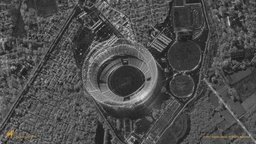
#> input picture assets/sar_1.jpg, 256 x 144 px, shrunk from 960 x 540 before the run
$ jupyter execute lab2.ipynb
#> lines starting #> are read from the running program, lines starting #| are printed output that depends on the picture
[cell 1]
import numpy as np
import cv2
import matplotlib.pyplot as plt
import copy
import math
from skimage.metrics import structural_similarity, mean_squared_error

Загрузка и отображение исходного изображения

[cell 2]
image = cv2.imread('assets/sar_1.jpg')
#> image is the input picture: shape (144, 256, 3); mean B, G, R 77.7, 77.9, 78
image_gray = cv2.cvtColor(image, cv2.COLOR_BGR2GRAY)

plt.figure(figsize=(8, 6))
plt.imshow(image_gray, cmap="gray")
plt.title('Исходное изображение')
plt.axis('off')
plt.show()

print(f"Размер изображения: {image_gray.shape}")
#| Размер изображения: (144, 256)

Генерация гауссовского шума

[cell 3]
mean = 0
stddev = 100
noise_gauss = np.zeros(image_gray.shape, np.uint8)
cv2.randn(noise_gauss, mean, stddev)
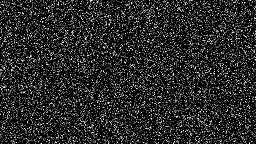
#> noise_gauss: shape (144, 256); min 0, max 255, mean 40.1

plt.figure(figsize=(8, 6))
plt.imshow(noise_gauss, cmap="gray")
plt.title('Гауссовский шум')
plt.axis('off')
plt.show()

Генерация шума "соль и перец"

[cell 4]
noise = np.random.randint(0, 101, size=(image_gray.shape[0], image_gray.shape[1]), dtype=int)
zeros_pixel = np.where(noise == 0)
ones_pixel = np.where(noise == 100)

bg_image = np.ones(image_gray.shape, np.uint8) * 128
bg_image[zeros_pixel] = 0
bg_image[ones_pixel] = 255

plt.figure(figsize=(8, 6))
plt.imshow(bg_image, cmap="gray")
plt.title('Шум "соль и перец"')
plt.axis('off')
plt.show()
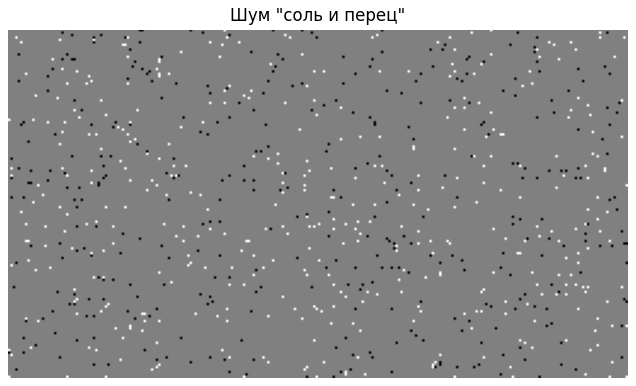
#> figure drawn by matplotlib, 1 panel

Применение гауссовского шума к изображению

[cell 5]
image_noise_gauss = cv2.add(image_gray, noise_gauss)
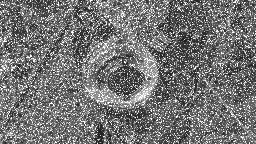
#> image_noise_gauss: shape (144, 256); min 24, max 255, mean 116.3

plt.figure(figsize=(8, 6))
plt.imshow(image_noise_gauss, cmap="gray")
plt.title('Изображение с гауссовским шумом')
plt.axis('off')
plt.show()

Расчет метрик для гауссовского шума

[cell 6]
mse_gauss = mean_squared_error(image_gray, image_noise_gauss)
#> mse_gauss = 4295.4
(ssim, diff) = structural_similarity(image_gray, image_noise_gauss, full=True)
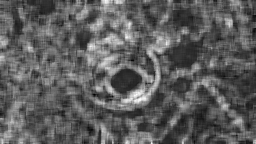
#> diff: shape (144, 256) float64; min -0.137, max 0.796, mean 0.206; drawn with min black and max white
#> ssim = 0.207
print(f"Гауссовский шум: MSE = {mse_gauss:.4f}, SSIM = {ssim:.4f}")
#| Гауссовский шум: MSE = 4295.3743, SSIM = 0.2074

Применение шума "соль и перец" к изображению

[cell 7]
image_sp = copy.deepcopy(image_gray)
image_sp[zeros_pixel] = 0
image_sp[ones_pixel] = 255
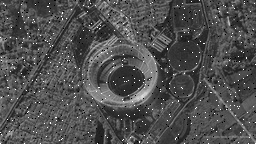
#> image_sp: shape (144, 256); min 0, max 255, mean 79.2

plt.figure(figsize=(8, 6))
plt.imshow(image_sp, cmap="gray")
plt.title('Изображение с шумом "соль и перец"')
plt.axis('off')
plt.show()

Расчет метрик для шума "соль и перец"

[cell 8]
mse_sp = mean_squared_error(image_gray, image_sp)
#> mse_sp = 441
(ssim_sp, diff) = structural_similarity(image_gray, image_sp, full=True)
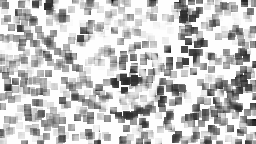
#> diff: shape (144, 256) float64; min -0.183, max 1, mean 0.724; drawn with min black and max white
#> ssim_sp = 0.724
print(f"Шум соль и перец: MSE = {mse_sp:.4f}, SSIM = {ssim_sp:.4f}")
#| Шум соль и перец: MSE = 441.0480, SSIM = 0.7244

Применение фильтра Гаусса

[cell 9]
image_gauss_gauss = cv2.GaussianBlur(image_noise_gauss, (5,5), 0)
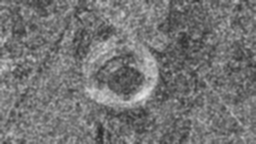
#> image_gauss_gauss: shape (144, 256); min 39, max 232, mean 116.3

plt.figure(figsize=(8, 6))
plt.imshow(image_gauss_gauss, cmap="gray")
plt.title('Фильтр Гаусса 5x5')
plt.axis('off')
plt.show()

mse_gauss_gauss = mean_squared_error(image_gray, image_gauss_gauss)
#> mse_gauss_gauss = 1860.7
ssim_gauss_gauss = structural_similarity(image_gray, image_gauss_gauss)
#> ssim_gauss_gauss = 0.45
print(f"Фильтр Гаусса: MSE = {mse_gauss_gauss:.4f}, SSIM = {ssim_gauss_gauss:.4f}")
#| Фильтр Гаусса: MSE = 1860.6848, SSIM = 0.4503

Применение билатерального фильтра

[cell 10]
image_gauss_bilat = cv2.bilateralFilter(image_noise_gauss, 9, 75, 75)
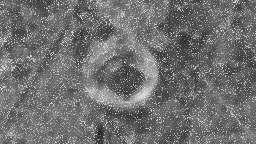
#> image_gauss_bilat: shape (144, 256); min 43, max 222, mean 111.6

plt.figure(figsize=(8, 6))
plt.imshow(image_gauss_bilat, cmap="gray")
plt.title('Билатеральный фильтр')
plt.axis('off')
plt.show()

mse_bilat = mean_squared_error(image_gray, image_gauss_bilat)
#> mse_bilat = 1916.1
ssim_bilat = structural_similarity(image_gray, image_gauss_bilat)
#> ssim_bilat = 0.315
print(f"Билатеральный фильтр: MSE = {mse_bilat:.4f}, SSIM = {ssim_bilat:.4f}")
#| Билатеральный фильтр: MSE = 1916.1078, SSIM = 0.3152

Применение NLM фильтра

[cell 11]
image_gauss_nlm = cv2.fastNlMeansDenoising(image_noise_gauss, h=20)

plt.figure(figsize=(8, 6))
plt.imshow(image_gauss_nlm, cmap="gray")
plt.title('Фильтр средних (h=20)')
plt.axis('off')
plt.show()

mse_nlm = mean_squared_error(image_gray, image_gauss_nlm)
#> mse_nlm = 4293.6
ssim_nlm = structural_similarity(image_gray, image_gauss_nlm)
#> ssim_nlm = 0.207
print(f"NLM h=20: MSE = {mse_nlm:.4f}, SSIM = {ssim_nlm:.4f}")
#| NLM h=20: MSE = 4293.6252, SSIM = 0.2075

Геометрический фильтр

[cell 12]
def geom(a):
    sum_log = 0
    for i in range(a.shape[0]):
        sum_log_row = 0
        for j in range(a.shape[1]):
            sum_log_row += math.log(a[i,j] + 1e-8)
        mean_log_row = sum_log_row / a.shape[1]
        sum_log += mean_log_row
    return math.exp(sum_log / a.shape[0])

def proc(img, filter):
    img_res = copy.deepcopy(img)
    for i in range(0, img.shape[0] - 2):
        for j in range(0, img.shape[1] - 2):
            img_res[i+1, j+1] = filter(img[i:i+3, j:j+3])
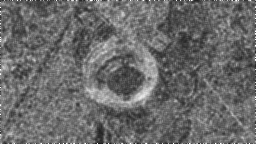
#> img_res: shape (144, 256); min 28, max 255, mean 105.6
    return img_res

res = proc(image_noise_gauss, geom)

plt.figure(11)
plt.imshow(res, cmap="gray")
plt.title('Геометрический фильтр')
plt.show()

mse_geom = mean_squared_error(image_gray, res)
ssim_geom = structural_similarity(image_gray, res)
print(f"Геометрический фильтр: MSE = {mse_geom:.4f}, SSIM = {ssim_geom:.4f}")
#| Геометрический фильтр: MSE = 1201.3408, SSIM = 0.4967

Лапласиан фильтр

[cell 13]
kernel_lapl = np.array([[0,-10,0], [-10,40,-10], [0,-10,0]], np.float32)
image_lapl = cv2.filter2D(image_gray, -1, kernel_lapl)
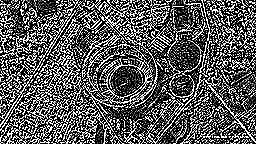
#> image_lapl: shape (144, 256); min 0, max 255, mean 91.2

plt.figure(figsize=(8, 6))
plt.imshow(image_lapl, cmap="gray")
plt.title('Laplacian фильтр')
plt.axis('off')
plt.show()

Сравнение всех фильтров

[cell 14]
print("СРАВНЕНИЕ ФИЛЬТРАЦИЙ ШУМА:")
results = [
    ("Исходный шум", mse_gauss, ssim),
    ("Фильтр Гаусса 5x5", mse_gauss_gauss, ssim_gauss_gauss),
    ("Билатеральный фильтр", mse_bilat, ssim_bilat),
    ("NLM h=20", mse_nlm, ssim_nlm),
    ("Геометрический фильтр", mse_geom, ssim_geom)
]

print("\nРезультаты всех фильтров:")
for name, mse, ssim_val in results:
    print(f"{name}: MSE = {mse:.4f}, SSIM = {ssim_val:.4f}")
#> this loop made 5 passes
#> (name, mse, ssim_val) on passes 1 to 5: ('Исходный шум', 4295.4, 0.207), ('Фильтр Гаусса 5x5', 1860.7, 0.45), ('Билатеральный фильтр', 1916.1, 0.315), ('NLM h=20', 4293.6, 0.207), ('Геометрический фильтр', 1201.3, 0.497)
#| Исходный шум: MSE = 4295.3743, SSIM = 0.2074
#| Фильтр Гаусса 5x5: MSE = 1860.6848, SSIM = 0.4503
#| Билатеральный фильтр: MSE = 1916.1078, SSIM = 0.3152
#| NLM h=20: MSE = 4293.6252, SSIM = 0.2075
#| Геометрический фильтр: MSE = 1201.3408, SSIM = 0.4967

results_sorted_ssim = sorted(results, key=lambda x: x[2], reverse=True)
results_sorted_mse = sorted(results, key=lambda x: x[1])

best_filter_ssim = results_sorted_ssim[0]
best_filter_mse = results_sorted_mse[0]

print(f"\nЛУЧШИЙ ФИЛЬТР ПО SSIM: {best_filter_ssim[0]} (SSIM = {best_filter_ssim[2]:.4f})")
#| ЛУЧШИЙ ФИЛЬТР ПО SSIM: Геометрический фильтр (SSIM = 0.4967)
print(f"ЛУЧШИЙ ФИЛЬТР ПО MSE: {best_filter_mse[0]} (MSE = {best_filter_mse[1]:.4f})")
#| ЛУЧШИЙ ФИЛЬТР ПО MSE: Геометрический фильтр (MSE = 1201.3408)

$ run again, with assets/sar_3.jpg copied over assets/sar_1.jpg
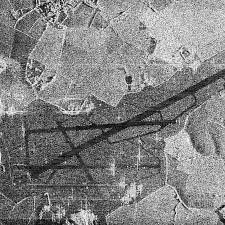
#> input picture assets/sar_3.jpg, 225 x 225 px
#> image is the input picture: shape (225, 225, 3); min 0, max 255, mean 130.6
#| Размер изображения: (225, 225)
#> mse_gauss = 3048.6
#> ssim = 0.479
#| Гауссовский шум: MSE = 3048.5541, SSIM = 0.4791
#> mse_sp = 379
#> ssim_sp = 0.857
#| Шум соль и перец: MSE = 379.0302, SSIM = 0.8574
#> mse_gauss_gauss = 1981.4
#> ssim_gauss_gauss = 0.346
#| Фильтр Гаусса: MSE = 1981.3541, SSIM = 0.3464
#> `image_gauss_bilat = cv2.bilateralFilter(image_noise_gauss, 9, 75, 75)`:
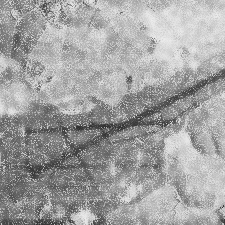
#> image_gauss_bilat: shape (225, 225); min 44, max 237, mean 161.9
#> mse_bilat = 1822.4
#> ssim_bilat = 0.478
#| Билатеральный фильтр: MSE = 1822.3624, SSIM = 0.4778
#> mse_nlm = 3003.7
#> ssim_nlm = 0.481
#| NLM h=20: MSE = 3003.7258, SSIM = 0.4815
#| Геометрический фильтр: MSE = 1604.6035, SSIM = 0.3277
#> `image_lapl = cv2.filter2D(image_gray, -1, kernel_lapl)`:
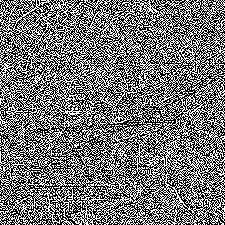
#> image_lapl: shape (225, 225); min 0, max 255, mean 117.8
#> the loop `for name, mse, ssim_val in results:` made 5 passes
#> (name, mse, ssim_val) on passes 1 to 5: ('Исходный шум', 3048.6, 0.479), ('Фильтр Гаусса 5x5', 1981.4, 0.346), ('Билатеральный фильтр', 1822.4, 0.478), ('NLM h=20', 3003.7, 0.481), ('Геометрический фильтр', 1604.6, 0.328)
#> (printed output is left out)
#| ЛУЧШИЙ ФИЛЬТР ПО SSIM: NLM h=20 (SSIM = 0.4815)
#| ЛУЧШИЙ ФИЛЬТР ПО MSE: Геометрический фильтр (MSE = 1604.6035)

$ run again, with assets/img.jpg copied over assets/sar_1.jpg
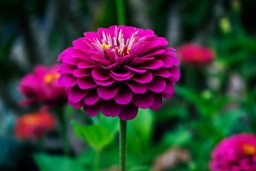
#> input picture assets/img.jpg, 256 x 171 px, shrunk from 6000 x 4000 before the run
#> image is the input picture: shape (171, 256, 3); mean B, G, R 54, 54.2, 59.7
#| Размер изображения: (171, 256)
#> mse_gauss = 4514.3
#> ssim = 0.113
#| Гауссовский шум: MSE = 4514.2958, SSIM = 0.1129
#> mse_sp = 490.2
#> ssim_sp = 0.65
#| Шум соль и перец: MSE = 490.1723, SSIM = 0.6500
#> mse_gauss_gauss = 1773.4
#> ssim_gauss_gauss = 0.465
#| Фильтр Гаусса: MSE = 1773.3523, SSIM = 0.4648
#> mse_bilat = 1866.4
#> ssim_bilat = 0.271
#| Билатеральный фильтр: MSE = 1866.4155, SSIM = 0.2709
#> mse_nlm = 4511.4
#> ssim_nlm = 0.113
#| NLM h=20: MSE = 4511.3638, SSIM = 0.1130
#| Геометрический фильтр: MSE = 960.1577, SSIM = 0.5462
#> `image_lapl = cv2.filter2D(image_gray, -1, kernel_lapl)`:
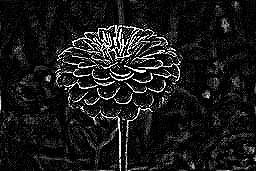
#> image_lapl: shape (171, 256); min 0, max 255, mean 25
#> the loop `for name, mse, ssim_val in results:` made 5 passes
#> (name, mse, ssim_val) on passes 1 to 5: ('Исходный шум', 4514.3, 0.113), ('Фильтр Гаусса 5x5', 1773.4, 0.465), ('Билатеральный фильтр', 1866.4, 0.271), ('NLM h=20', 4511.4, 0.113), ('Геометрический фильтр', 960.2, 0.546)
#> (printed output is left out)
#| ЛУЧШИЙ ФИЛЬТР ПО SSIM: Геометрический фильтр (SSIM = 0.5462)
#| ЛУЧШИЙ ФИЛЬТР ПО MSE: Геометрический фильтр (MSE = 960.1577)
